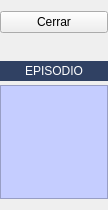
     <widget class="QWidget" name="widget" native="true">
      <property name="maximumSize">
       <size>
        <width>108</width>
        <height>16777215</height>
       </size>
      </property>
      <layout class="QVBoxLayout" name="verticalLayout_6">
       <property name="leftMargin">
        <number>0</number>
       </property>
       <property name="rightMargin">
        <number>0</number>
       </property>
       <item>
        <widget class="QPushButton" name="btnCerrar">
         <property name="text">
          <string>Cerrar</string>
         </property>
         <property name="icon">
          <iconset resource="../maya.qrc">
           <normaloff>:/Icons/PNG/Exit.png</normaloff>:/Icons/PNG/Exit.png</iconset>
         </property>
         <property name="iconSize">
          <size>
           <width>24</width>
           <height>24</height>
          </size>
         </property>
        </widget>
       </item>
       <item>
        <widget class="QLabel" name="label_92">
         <property name="maximumSize">
          <size>
           <width>90</width>
           <height>30</height>
          </size>
         </property>
         <property name="text">
          <string/>
         </property>
         <property name="pixmap">
          <pixmap resource="../maya.qrc">:/Icons/PNG/mayafondo_blanco_mini.png</pixmap>
         </property>
         <property name="scaledContents">
          <bool>true</bool>
         </property>
        </widget>
       </item>
       <item>
        <widget class="QLabel" name="label_74">
         <property name="minimumSize">
          <size>
           <width>78</width>
           <height>20</height>
          </size>
         </property>
         <property name="maximumSize">
          <size>
           <width>16777215</width>
           <height>15</height>
          </size>
         </property>
         <property name="styleSheet">
          <string notr="true">background: #304163;
color: rgb(255,255,255);</string>
         </property>
         <property name="text">
          <string>EPISODIO</string>
         </property>
         <property name="alignment">
          <set>Qt::AlignCenter</set>
         </property>
        </widget>
       </item>
       <item>
        <widget class="QFrame" name="frame_22">
         <property name="styleSheet">
          <string notr="true">background-color: rgb(197, 205, 255);</string>
         </property>
         <property name="frameShape">
          <enum>QFrame::StyledPanel</enum>
         </property>
         <property name="frameShadow">
          <enum>QFrame::Raised</enum>
         </property>
         <layout class="QGridLayout" name="gridLayout_26">
          <item row="0" column="0">
           <widget class="QLabel" name="itemFarma">
            <property name="maximumSize">
             <size>
              <width>32</width>
              <height>32</height>
             </size>
            </property>
            <property name="toolTip">
             <string>Este episodio contiene historial de farmacología</string>
            </property>
            <property name="text">
             <string/>
            </property>
            <property name="pixmap">
             <pixmap resource="../maya.qrc">:/Icons/PNG/Pills.png</pixmap>
            </property>
           </widget>
          </item>
          <item row="1" column="0">
           <widget class="QLabel" name="itemAnalitica">
            <property name="maximumSize">
             <size>
              <width>32</width>
              <height>32</height>
             </size>
            </property>
            <property name="toolTip">
             <string>Este episodio contiene analíticas</string>
            </property>
            <property name="text">
             <string/>
            </property>
            <property name="pixmap">
             <pixmap resource="../maya.qrc">:/Icons/PNG/TestTubes.png</pixmap>
            </property>
           </widget>
          </item>
          <item row="2" column="0">
           <widget class="QLabel" name="itemImagenes">
            <property name="maximumSize">
             <size>
              <width>32</width>
              <height>32</height>
             </size>
            </property>
            <property name="toolTip">
             <string>Este episodio contiene imagenes</string>
            </property>
            <property name="text">
             <string/>
            </property>
            <property name="pixmap">
             <pixmap resource="../maya.qrc">:/Icons/PNG/XRay.png</pixmap>
            </property>
           </widget>
          </item>
          <item row="3" column="0">
           <widget class="QLabel" name="itemInterConsulta">
            <property name="maximumSize">
             <size>
              <width>32</width>
              <height>32</height>
             </size>
            </property>
            <property name="toolTip">
             <string>Este episodio contiene información de interconsultas</string>
            </property>
            <property name="text">
             <string/>
            </property>
            <property name="pixmap">
             <pixmap resource="../maya.qrc">:/Icons/PNG/usuarios.png</pixmap>
            </property>
            <property name="scaledContents">
             <bool>true</bool>
            </property>
           </widget>
          </item>
          <item row="4" column="0">
           <widget class="QLabel" name="itemAvisos">
            <property name="maximumSize">
             <size>
              <width>32</width>
              <height>32</height>
             </size>
            </property>
            <property name="toolTip">
             <string>Este episodio contiene información de interconsultas</string>
            </property>
            <property name="text">
             <string/>
            </property>
            <property name="pixmap">
             <pixmap resource="../maya.qrc">:/Icons/PNG/avisos.png</pixmap>
            </property>
            <property name="scaledContents">
             <bool>true</bool>
            </property>
           </widget>
          </item>
         </layout>
        </widget>
       </item>
      </layout>
      <zorder>frame_22</zorder>
      <zorder>btnCerrar</zorder>
      <zorder>label_92</zorder>
      <zorder>label_74</zorder>
     </widget>
